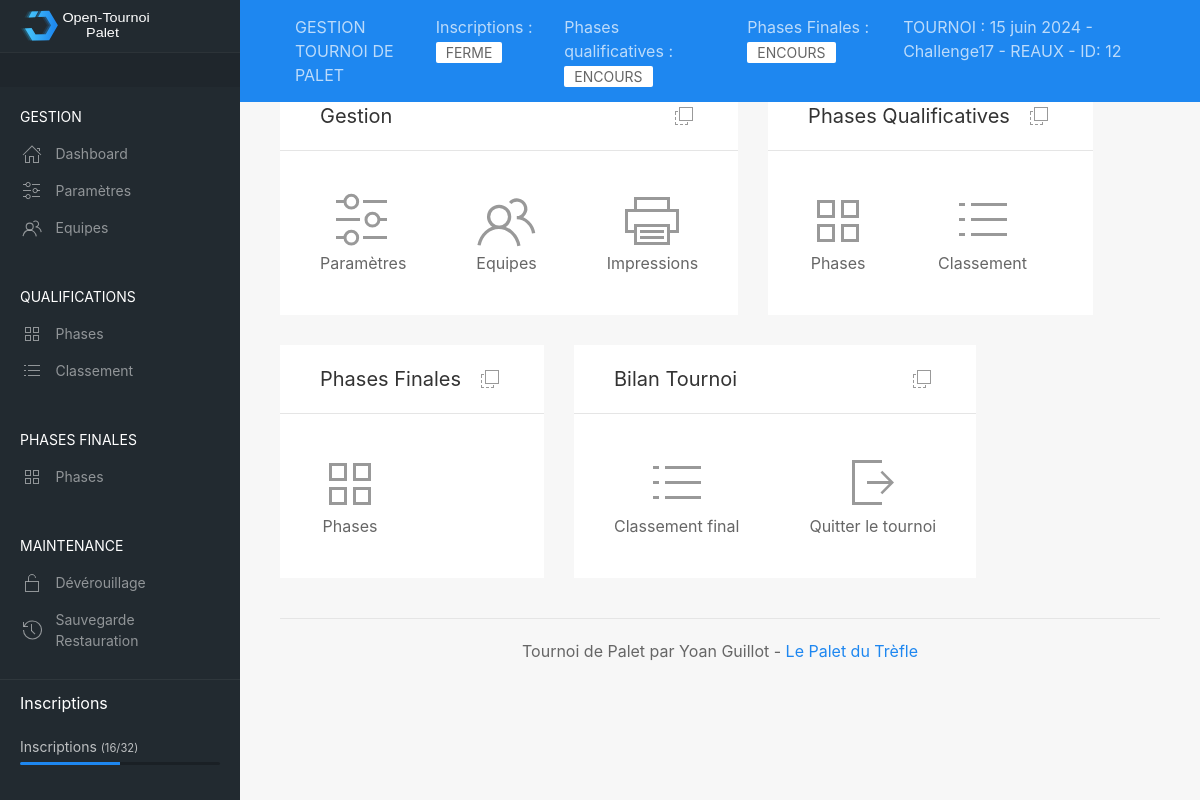
Screenshot of /index.php?idtournoi=12 with the database file from the repository.
### tables this page shows
CREATE TABLE tournois (id_tournoi INTEGER PRIMARY KEY ASC AUTOINCREMENT UNIQUE NOT NULL, nom_tournoi TEXT (200) NOT NULL, datecreation_tournoi DATE NOT NULL DEFAULT (STRFTIME('%d/%m/%Y, %H:%M', DATETIME('now', 'localtime'))), max_equipes INTEGER NOT NULL DEFAULT (0), type_phasesfinales TEXT NOT NULL DEFAULT aleatoire, pts_qualifs INTEGER DEFAULT (13) NOT NULL, pts_phasesfinales INTEGER NOT NULL DEFAULT (13), pts_finales NUMERIC NOT NULL DEFAULT (15), statut_inscriptions TEXT DEFAULT encours, statut_qualifs TEXT DEFAULT attente, statut_phasesfinales TEXT DEFAULT attente);

### includes/fonctions.inc.php (called while the page is built, shortened)
<?php
function infosTournoi($idTournoi)
{
	global $db;
	$resultats = $db->query('SELECT * FROM tournois WHERE id_tournoi == '. $idTournoi .'');
	while ($row = $resultats->fetchArray(1)) {
		$infosTournoi = $row;
	}
	return $infosTournoi;
}
function listeEquipes($idTournoi)
{
	global $db;
	$resultats = $db->query('SELECT * FROM equipes WHERE id_tournoi == '.$idTournoi.'');
	while ($row = $resultats->fetchArray(1)) {
		$listeEquipes[] = $row;
	}
	if(!empty($listeEquipes)){
		return $listeEquipes;
	}else{
		$listeEquipes = "";
		return $listeEquipes;
	}
}
?>

### includes/dashboard.inc.php (the view, shortened to what this page needs)
<?php
if (isset($_GET['idtournoi'])){
	$infosTournoi = infosTournoi($idTournoi);
	$listeEquipes = listeEquipes($idTournoi);
	if(!empty($listeEquipes)){
		$nbEquipes = count($listeEquipes);
	} else {
		$nbEquipes = 0;
	}
}
?>
		<header id="top-head" class="uk-position-fixed">
			<div class="uk-container uk-container-expand uk-background-primary">
				<nav class="uk-navbar uk-light uk-padding-small" data-uk-navbar="mode:click; duration: 250">
					<div class="uk-navbar-left">
						<div>GESTION TOURNOI DE PALET</div>
					</div>
					<div class="uk-navbar-right">
<?php
	if ($page != "accueil"){
?>
						<ul class="uk-navbar-nav">
							<li>Inscriptions : <span class="uk-label uk-label-success"><?php echo $infosTournoi['statut_inscriptions']; ?></span></li>
							<li>Phases qualificatives : <span class="uk-label uk-label-danger"><?php echo $infosTournoi['statut_qualifs']; ?></span></li>
							<li>Phases Finales : <span class="uk-label uk-label-danger"><?php echo $infosTournoi['statut_phasesfinales']; ?></span></li>
							<li>TOURNOI : <?php echo $infosTournoi['nom_tournoi']; ?> - ID: <?php echo $idTournoi; ?> </li>
						</ul>
<?php } ?>
					</div>
				</nav>
			</div>
		</header>
		<aside id="left-col" class="uk-light uk-visible@m">
			<div class="left-logo uk-flex uk-flex-middle">
				<img class="custom-logo" src="img/dashboard-logo.svg" alt="">
			</div>
			<div class="left-content-box  content-box-dark">
			</div>
<?php
	if ($page != "accueil"){
?>
			<div class="left-nav-wrap">
				<ul class="uk-nav uk-nav-default uk-nav-parent-icon" data-uk-nav>
					<li class="uk-nav-header">GESTION</li>
					<li><a href="index.php?idtournoi=<?php echo $idTournoi; ?>&page=gestion"><span data-uk-icon="icon: home" class="uk-margin-small-right"></span>Dashboard</a></li>
					<li><a href="index.php?idtournoi=<?php echo $idTournoi; ?>&page=parametres"><span data-uk-icon="icon: settings" class="uk-margin-small-right"></span>Paramètres</a></li>
					<li><a href="index.php?idtournoi=<?php echo $idTournoi; ?>&page=equipes"><span data-uk-icon="icon: users" class="uk-margin-small-right"></span>Equipes</a></li>
					<li class="uk-nav-header">QUALIFICATIONS</li>
					<li><a href="index.php?idtournoi=<?php echo $idTournoi; ?>&page=qualifs"><span data-uk-icon="icon: thumbnails" class="uk-margin-small-right"></span>Phases</a></li>
					<li><a href="index.php?idtournoi=<?php echo $idTournoi; ?>&page=classementqualifs""><span data-uk-icon="icon: list" class="uk-margin-small-right"></span>Classement</a></li>
					<li class="uk-nav-header">PHASES FINALES</li>
					<li><a href="index.php?idtournoi=<?php echo $idTournoi; ?>&page=phasesfinales"><span data-uk-icon="icon: thumbnails" class="uk-margin-small-right"></span>Phases</a></li>
					<li class="uk-nav-header">MAINTENANCE</li>
					<li><a href="index.php?idtournoi=<?php echo $idTournoi; ?>&page=maintenance"><span data-uk-icon="icon: unlock" class="uk-margin-small-right"></span>Dévérouillage</a></li>
					<li><a href="index.php?idtournoi=<?php echo $idTournoi; ?>&page=backup"><span data-uk-icon="icon: history" class="uk-margin-small-right"></span>Sauvegarde<br />Restauration</a></li>
				</ul>
				<div class="left-content-box uk-margin-top">
						<h5>Inscriptions</h5>
						<div>
							<span class="uk-text-small">Inscriptions <small>(<?php echo $nbEquipes ."/". $infosTournoi['max_equipes']; ?>)</small></span>
							<progress class="uk-progress" value="<?php echo $nbEquipes; ?>" max="<?php echo $infosTournoi['max_equipes']; ?>"></progress>
						</div>
				</div>
			</div>
<?php
	}
?>
		</aside>
		<div id="content" data-uk-height-viewport="expand: true">
			<div class="uk-container uk-container-expand">
				<footer class="uk-section uk-section-small uk-text-center">
					<hr>
					<p class="uk-text-center">Tournoi de Palet par Yoan Guillot - <a href="https://www.lepaletdutrefle.fr">Le Palet du Trèfle</a>
					</p>
									</footer>
			</div>
		</div>

### css/dashboard.css (style rules this page uses)
#top-head { z-index: 9; top: 0; left:0; right:0; }
#left-col { position: fixed; left: 0; top:0; bottom:0; overflow-x: hidden; overflow-y: auto; background-color: #222A30; width: 240px; z-index:2; transition: height 0.3s ease-out; }
#left-col ul.uk-nav-default > li > a { padding: 8px 20px; border-left: 2px solid transparent; transition: all 0.15s ease-out; }
#left-col ul.uk-nav-default li.uk-nav-header { padding: 20px 20px 8px 20px; }
.left-content-box { padding: 0.75rem 20px; border-top: 1px solid rgba(255,255,255,0.06); margin-bottom: -1px; }
.left-nav-wrap { padding-bottom: 60px; }
.content-box-dark { background-color: rgba(0,0,0,0.09); }
.left-logo { height: 52px; line-height: 52px; padding: 0 20px; }
.custom-logo { height: 32px; }
#content { margin-top: 52px; padding: 30px 0 0 0; background-color: #f7f7f7; margin-left: 0; transition: margin 0.2s cubic-bezier(.4,0,.2,1); }
@media screen and (min-width: 960px) { #content { margin-left: 240px; } }
@media screen and (min-width: 960px) { #top-head { left:240px; } }
.uk-progress { height: 3px; margin-bottom: 0.5rem; background-color: rgba(0,0,0,0.23); }
* + .uk-progress { margin-top: 0.25rem; }

### rows the page displays
tournois: statut_inscriptions "FERME", statut_qualifs "ENCOURS", statut_phasesfinales "ENCOURS", nom_tournoi "15 juin 2024 - Challenge17 - REAUX", max_equipes "32"

### other values shown
$idTournoi "12"
$nbEquipes "16"
